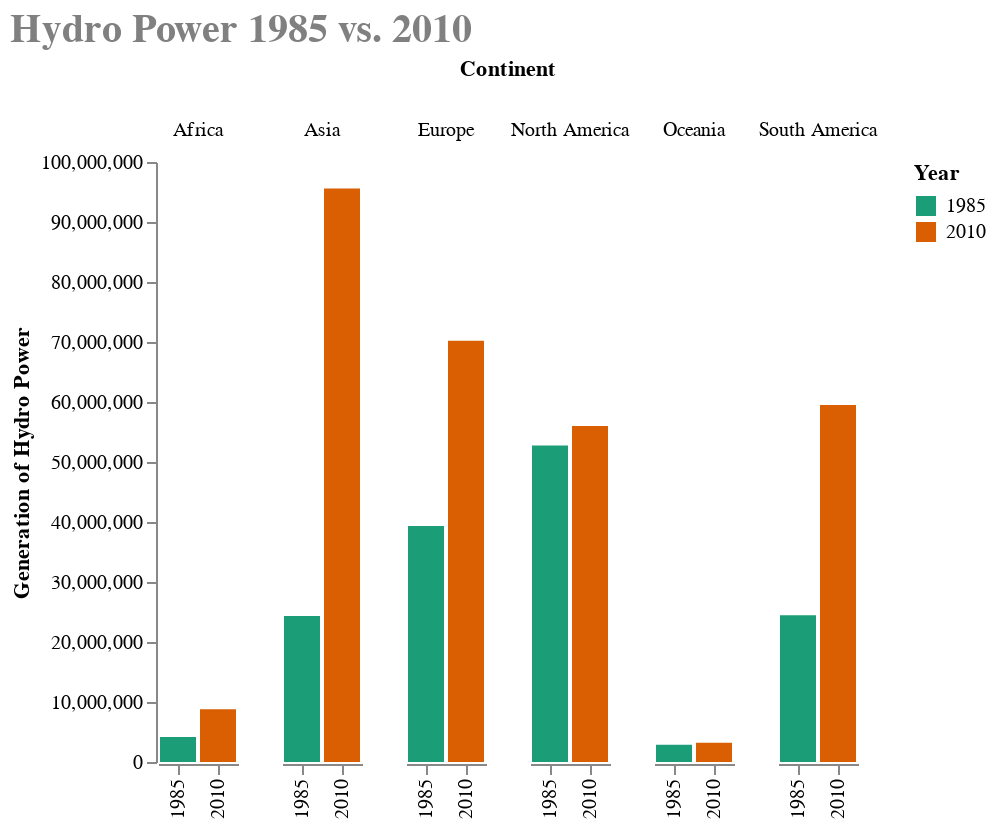

Notebook code cell kept with this figure:
### Code cell
alt.Chart(data_hydro_el).mark_bar().encode(
    x=alt.X('Year:N',title=None,sort=alt.EncodingSortField(field="Hydro Power", order='ascending')),
    y=alt.Y('Hydro Power', title='Generation of Hydro Power'),
    color=alt.Color('Year:N',scale=alt.Scale(scheme='dark2')),
    column='Continent',
    tooltip=['Year',"Hydro Power"]
).configure_view(
    stroke='transparent'
).configure_axis(
    grid=False).configure_title(
    fontSize=20,
    font='Courier',
    anchor='start',
    color='gray'
).properties(title = "Hydro Power 1985 vs. 2010")

### Figure 1 — Vega-Lite specification as saved in the notebook (floating-point values rounded to 4 significant figures)
{"config": {"view": {"continuousWidth": 400, "continuousHeight": 300, "stroke": "transparent"}, "axis": {"grid": false}, "title": {"anchor": "start", "color": "gray", "font": "Courier", "fontSize": 20}}, "data": {"name": "data-af8562b5f8e6235fc9f319ec3bfbea63"}, "mark": "bar", "encoding": {"color": {"type": "nominal", "field": "Year", "scale": {"scheme": "dark2"}}, "column": {"type": "nominal", "field": "Continent"}, "tooltip": [{"type": "quantitative", "field": "Year"}, {"type": "quantitative", "field": "Hydro Power"}], "x": {"type": "nominal", "field": "Year", "sort": {"field": "Hydro Power", "order": "ascending"}, "title": null}, "y": {"type": "quantitative", "field": "Hydro Power", "title": "Generation of Hydro Power"}}, "title": "Hydro Power 1985 vs. 2010", "$schema": "https://vega.github.io/schema/vega-lite/v4.8.1.json", "datasets": {"data-af8562b5f8e6235fc9f319ec3bfbea63": [{"Year": 1985, "Continent": "Asia", "Net Electricity Generation": 1782000000000.0, "Hydro Power": 24320000.0, "Value": 0.0}, {"Year": 2010, "Continent": "Asia", "Net Electricity Generation": 8556000000000.0, "Hydro Power": 95560000.0, "Value": 0.0}, {"Year": 1985, "Continent": "Africa", "Net Electricity Generation": 193000000000.0, "Hydro Power": 4167000.0, "Value": 0.0}, {"Year": 2010, "Continent": "Africa", "Net Electricity Generation": 473400000000.0, "Hydro Power": 8809000.0, "Value": 0.0}, {"Year": 1985, "Continent": "Europe", "Net Electricity Generation": 3785000000000.0, "Hydro Power": 39350000.0, "Value": 0.0}, {"Year": 2010, "Continent": "Europe", "Net Electricity Generation": 5053000000000.0, "Hydro Power": 70220000.0, "Value": 0.0}, {"Year": 1985, "Continent": "North America", "Net Electricity Generation": 3215000000000.0, "Hydro Power": 52760000.0, "Value": 0.0}, {"Year": 2010, "Continent": "North America", "Net Electricity Generation": 5273000000000.0, "Hydro Power": 55990000.0, "Value": 0.0}, {"Year": 1985, "Continent": "South America", "Net Electricity Generation": 349700000000.0, "Hydro Power": 24470000.0, "Value": 0.01}, {"Year": 2010, "Continent": "South America", "Net Electricity Generation": 948900000000.0, "Hydro Power": 59510000.0, "Value": 0.01}, {"Year": 1985, "Continent": "Oceania", "Net Electricity Generation": 152500000000.0, "Hydro Power": 2870000.0, "Value": 0.0}, {"Year": 2010, "Continent": "Oceania", "Net Electricity Generation": 295900000000.0, "Hydro Power": 3200000.0, "Value": 0.0}]}}
